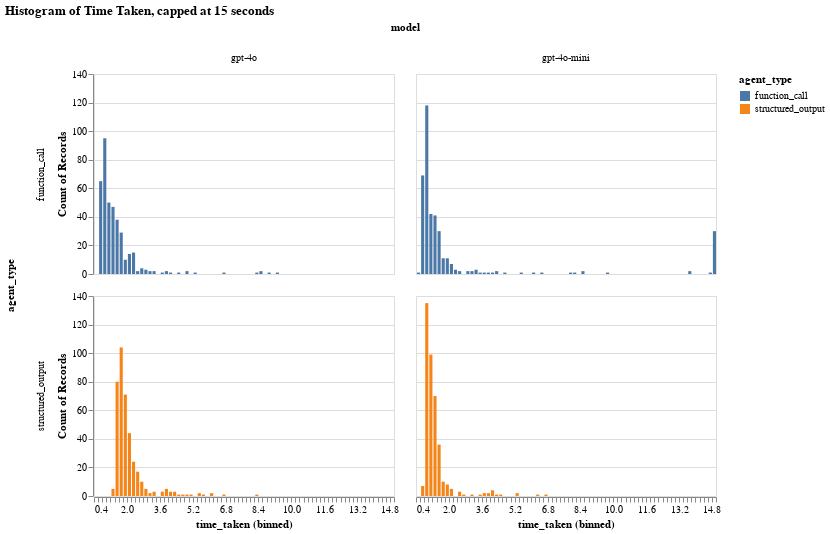

Notebook code for this chart:
### Markdown cell above
## Timing analysis

### Code cell
# Create a histogram of the "time_taken" column

cap_time = 15
df_time_cap = df.copy()
df_time_cap.loc[df_time_cap["time_taken"] > cap_time, "time_taken"] = cap_time
histogram = alt.Chart(df_time_cap, height=200).mark_bar().encode(
    alt.X("time_taken:Q", bin=alt.Bin(maxbins=100)),
    y='count()',
    column='model',
    row='agent_type',
    color='agent_type',
).properties(
    title=f'Histogram of Time Taken, capped at {cap_time} seconds'
)

histogram

### Figure 1 — Vega-Lite specification as saved in the notebook (floating-point values rounded to 4 significant figures; data arrays with more than 128 entries replaced by an {"elided": "..."} marker saying what was removed)
{"config": {"view": {"continuousWidth": 300, "continuousHeight": 300}}, "data": {"name": "data-7d0da168d54418ad35ec670cd647b152"}, "mark": {"type": "bar"}, "encoding": {"color": {"field": "agent_type", "type": "nominal"}, "column": {"field": "model", "type": "nominal"}, "row": {"field": "agent_type", "type": "nominal"}, "x": {"bin": {"maxbins": 100}, "field": "time_taken", "type": "quantitative"}, "y": {"aggregate": "count", "type": "quantitative"}}, "height": 200, "title": "Histogram of Time Taken, capped at 15 seconds", "$schema": "https://vega.github.io/schema/vega-lite/v5.20.1.json", "datasets": {"data-7d0da168d54418ad35ec670cd647b152": {"elided": "1560 records"}}}
